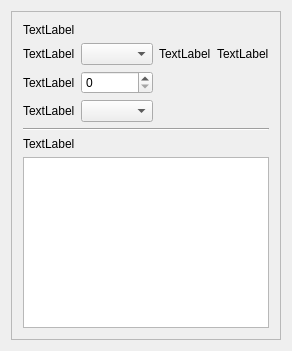
<?xml version="1.0" encoding="UTF-8"?>
<ui version="4.0">
 <class>RitualWidget</class>
 <widget class="QWidget" name="RitualWidget">
  <property name="geometry">
   <rect>
    <x>0</x>
    <y>0</y>
    <width>264</width>
    <height>351</height>
   </rect>
  </property>
  <property name="windowTitle">
   <string>RitualWidget</string>
  </property>
  <layout class="QHBoxLayout" name="horizontalLayout">
   <item>
    <widget class="QFrame" name="frame">
     <property name="frameShape">
      <enum>QFrame::StyledPanel</enum>
     </property>
     <property name="frameShadow">
      <enum>QFrame::Raised</enum>
     </property>
     <layout class="QGridLayout" name="gridLayout">
      <item row="0" column="0">
       <widget class="QLabel" name="headline">
        <property name="text">
         <string>TextLabel</string>
        </property>
       </widget>
      </item>
      <item row="1" column="0">
       <widget class="QLabel" name="quelleLabel">
        <property name="text">
         <string>TextLabel</string>
        </property>
       </widget>
      </item>
      <item row="1" column="1">
       <widget class="QComboBox" name="quelleValue"/>
      </item>
      <item row="1" column="2">
       <widget class="QLabel" name="emLabel">
        <property name="text">
         <string>TextLabel</string>
        </property>
       </widget>
      </item>
      <item row="1" column="3">
       <widget class="QLabel" name="emValue">
        <property name="text">
         <string>TextLabel</string>
        </property>
       </widget>
      </item>
      <item row="2" column="0">
       <widget class="QLabel" name="startBmLabel">
        <property name="text">
         <string>TextLabel</string>
        </property>
       </widget>
      </item>
      <item row="2" column="1">
       <widget class="QSpinBox" name="startBmValue"/>
      </item>
      <item row="3" column="0">
       <widget class="QLabel" name="strategieLabel">
        <property name="text">
         <string>TextLabel</string>
        </property>
       </widget>
      </item>
      <item row="3" column="1">
       <widget class="QComboBox" name="strategieValue"/>
      </item>
      <item row="4" column="0" colspan="4">
       <widget class="Line" name="line">
        <property name="orientation">
         <enum>Qt::Horizontal</enum>
        </property>
       </widget>
      </item>
      <item row="5" column="0">
       <widget class="QLabel" name="resultLabel">
        <property name="text">
         <string>TextLabel</string>
        </property>
       </widget>
      </item>
      <item row="6" column="0" colspan="4">
       <widget class="QTableWidget" name="resultValue"/>
      </item>
     </layout>
    </widget>
   </item>
  </layout>
 </widget>
 <layoutdefault spacing="6" margin="11"/>
 <resources/>
 <connections/>
</ui>
